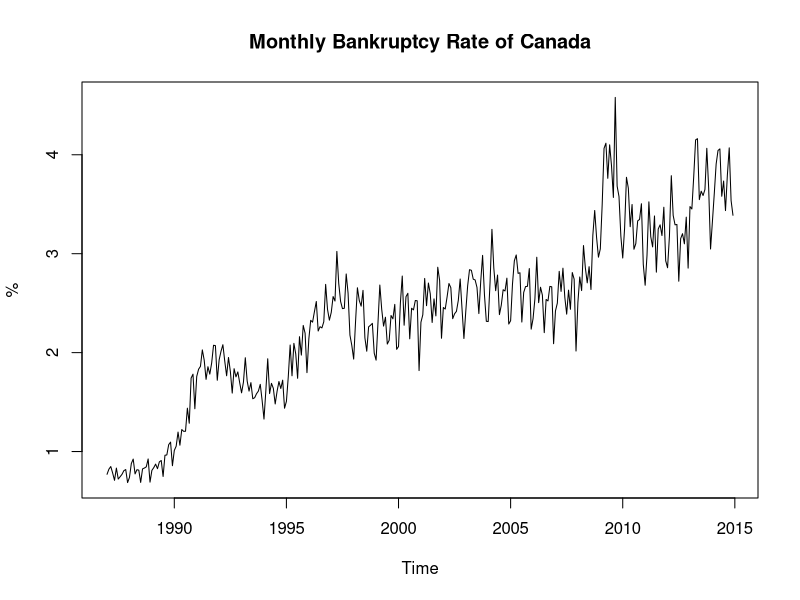
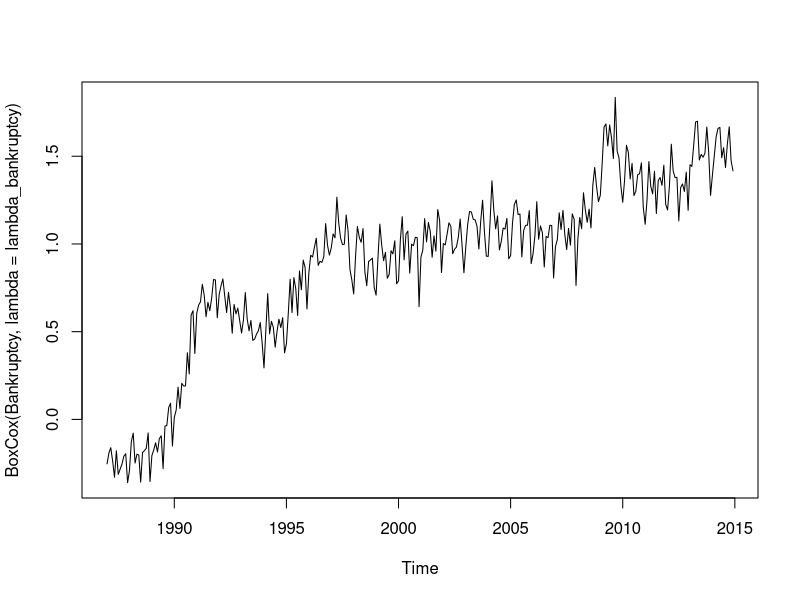
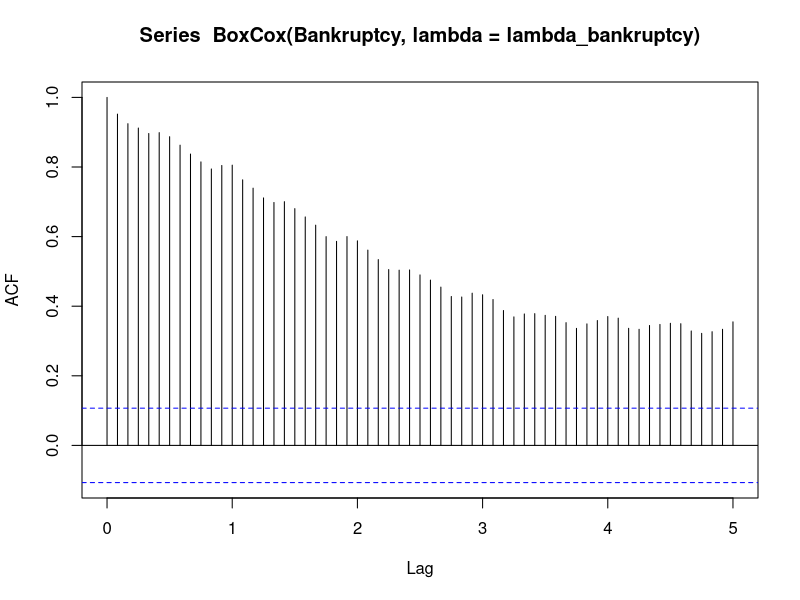
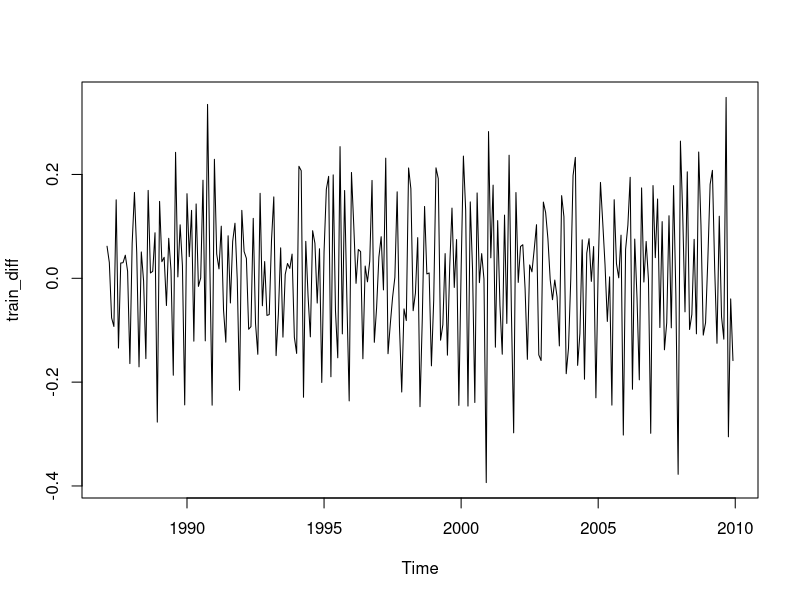
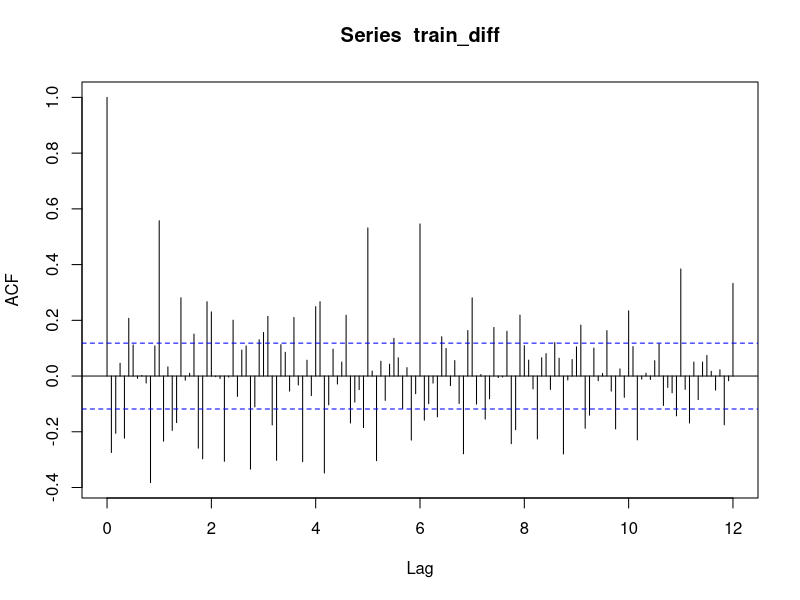
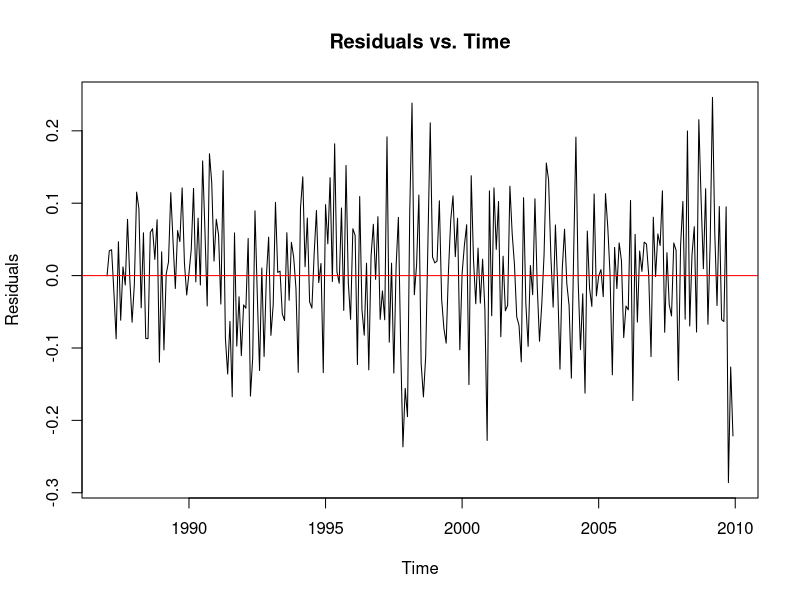
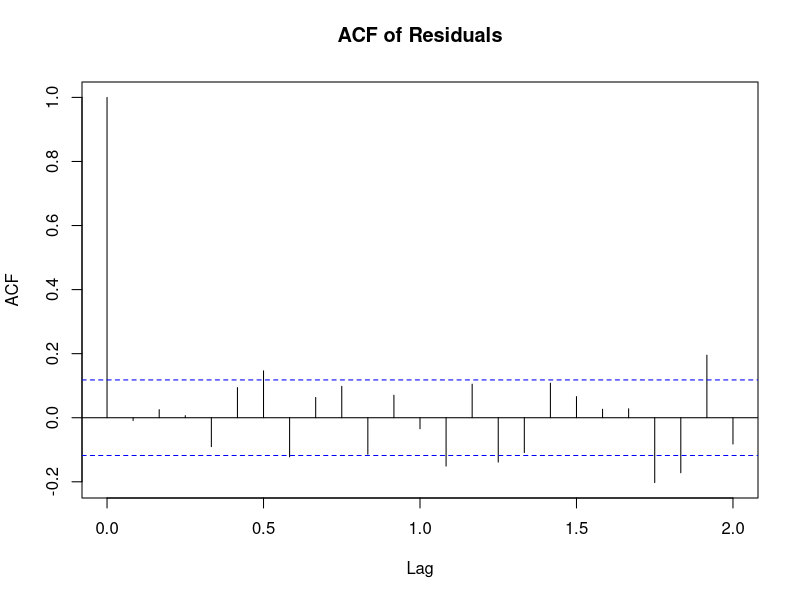
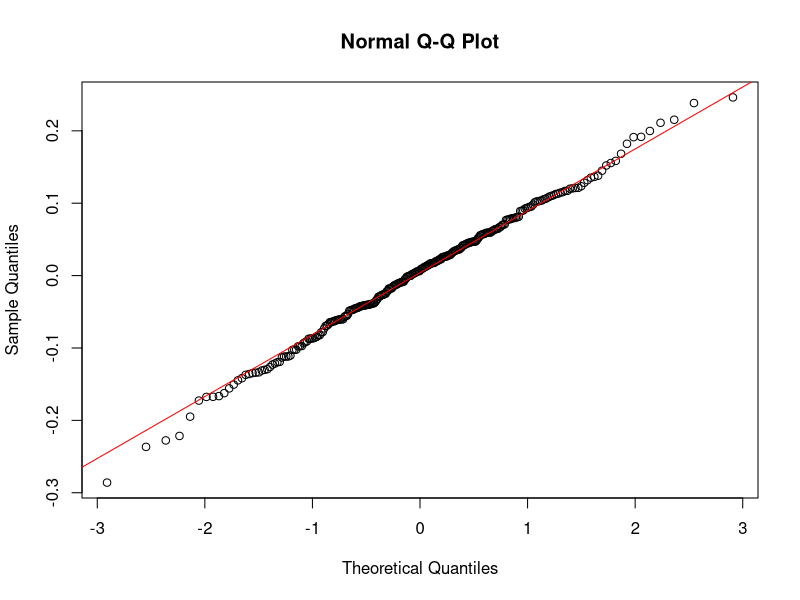

Source code (R) for these figures, in order:
library(forecast)
library(tseries)
library(caret)

# Plot the raw data
data <-  read.csv('train.csv',header = TRUE)
Bankruptcy <- ts(data$Bankruptcy_Rate, start = c(1987, 1), frequency = 12)
plot(Bankruptcy, main = "Monthly Bankruptcy Rate of Canada", ylab = " % ", xlab = "Time")
lambda_bankruptcy <-  BoxCox.lambda(Bankruptcy)

# Split to train/validate
Bankruptcy_train <-  ts(data$Bankruptcy_Rate[1:276], start = c(1987, 1), frequency = 12)
Bankruptcy_vali <-  ts(data$Bankruptcy_Rate[277:336], start = c(2010, 1), frequency = 12)

plot(BoxCox(Bankruptcy, lambda = lambda_bankruptcy))

# notice there are trend and seasonality
acf(BoxCox(Bankruptcy, lambda = lambda_bankruptcy), lag.max =60)
# check for stationarity
adf.test(Bankruptcy_train)

# differencing the raw data once
train_diff <- diff(BoxCox(Bankruptcy_train, lambda = lambda_bankruptcy))
plot(train_diff)

# check stationarity again
adf.test(train_diff)

# check seasonality
acf(train_diff, lag.max = 144)

# differencing seasonality
# train_diff_12 <- diff(train_diff, lag = 12)
# plot(train_diff_12)
# acf(train_diff_12, lag.max = 144)

ndiffs(BoxCox(Bankruptcy_train, lambda = lambda_bankruptcy)) # ndiffs=1
nsdiffs(BoxCox(Bankruptcy_train, lambda = lambda_bankruptcy), m=12) # nsdiffs=0

##################################
# auto.arima selected
##################################

auto.arima(Bankruptcy)

bankmodel1 <- Arima(Bankruptcy_train, order = c(1,1,3), seasonal = list(order = c(1,0,0), period = 12), method = "CSS-ML", lambda = lambda_bankruptcy)
summary(bankmodel1)

# Assumption Verification
# zero-mean and homoscedasticity
plot(bankmodel1$residuals, main="Residuals vs. Time", ylab = "Residuals")
abline(h=0, col="red")

# zero correlation
acf(bankmodel1$residuals, main = "ACF of Residuals")

# normality
qqnorm(bankmodel1$residuals)
qqline(bankmodel1$residuals, col = "red")
shapiro.test(bankmodel1$residuals)

# model fitting
fit_bank <- BoxCox(Bankruptcy_train, lambda = lambda_bankruptcy)-bankmodel1$residuals
plot(Bankruptcy_train, main = "Figure-9")
lines(InvBoxCox(fit_bank, lambda = lambda_bankruptcy), col="red")
legend("bottomright", legend=c("Observed", "Predicted"), lty = 1, col = c("black", "red"), cex=0.7)

# forecasting
forecast_bank <- forecast(object = bankmodel1, h=72, level=0.95, lambda = lambda_bankruptcy, biasadj = FALSE)
plot(forecast_bank)
lines(InvBoxCox(fit_bank, lambda = lambda_bankruptcy), col="red")
lines(Bankruptcy_vali, col="black")
legend("bottomright", legend=c("Observed", "Forecasted", "Fitted"), lty = 1, col = c("black", "blue", "red"), cex=0.5)

accuracy(forecast_bank, Bankruptcy_vali)

##################################
# manually picked p, q, P, and Q
##################################

# choosing q
acf(train_diff, lag.max = 144)
# choosing p
pacf(train_diff, lag.max = 144)

# p = 3, q = 2, P = 1, Q = 1
bankmodel2 <- Arima(Bankruptcy_train, order = c(3,1,2), seasonal = list(order = c(1,0,1), period = 12), method = "ML", lambda = lambda_bankruptcy)
summary(bankmodel2)

# Assumption Verification
# zero-mean and homoscedasticity
plot(bankmodel2$residuals, main="Residuals vs. Time", ylab = "Residuals")
abline(h=0, col="red")

# zero correlation
acf(bankmodel2$residuals, main = "ACF of Residuals")

# normality
qqnorm(bankmodel2$residuals)
qqline(bankmodel2$residuals, col = "red")
shapiro.test(bankmodel2$residuals)

# Training data fitting
fit_bank2 <- BoxCox(Bankruptcy_train, lambda = lambda_bankruptcy)-bankmodel2$residuals
plot(Bankruptcy_train)
lines(InvBoxCox(fit_bank2, lambda = lambda_bankruptcy), col="red")
legend("bottomright", legend=c("Observed", "Predicted"), lty = 1, col = c("black", "red"), cex=0.7)

# forecasting
forecast_bank2 <- forecast(object = bankmodel2, h=72, level=0.95, lambda = lambda_bankruptcy, biasadj = FALSE)
plot(forecast_bank2)
lines(InvBoxCox(fit_bank2, lambda = lambda_bankruptcy), col="red")
lines(Bankruptcy_vali, col="black")
legend("bottomright", legend=c("Observed", "Forecasted", "Fitted"), lty = 1, col = c("black", "blue", "red"), cex=0.5)

# RMSE
accuracy(forecast_bank2, Bankruptcy_vali)
